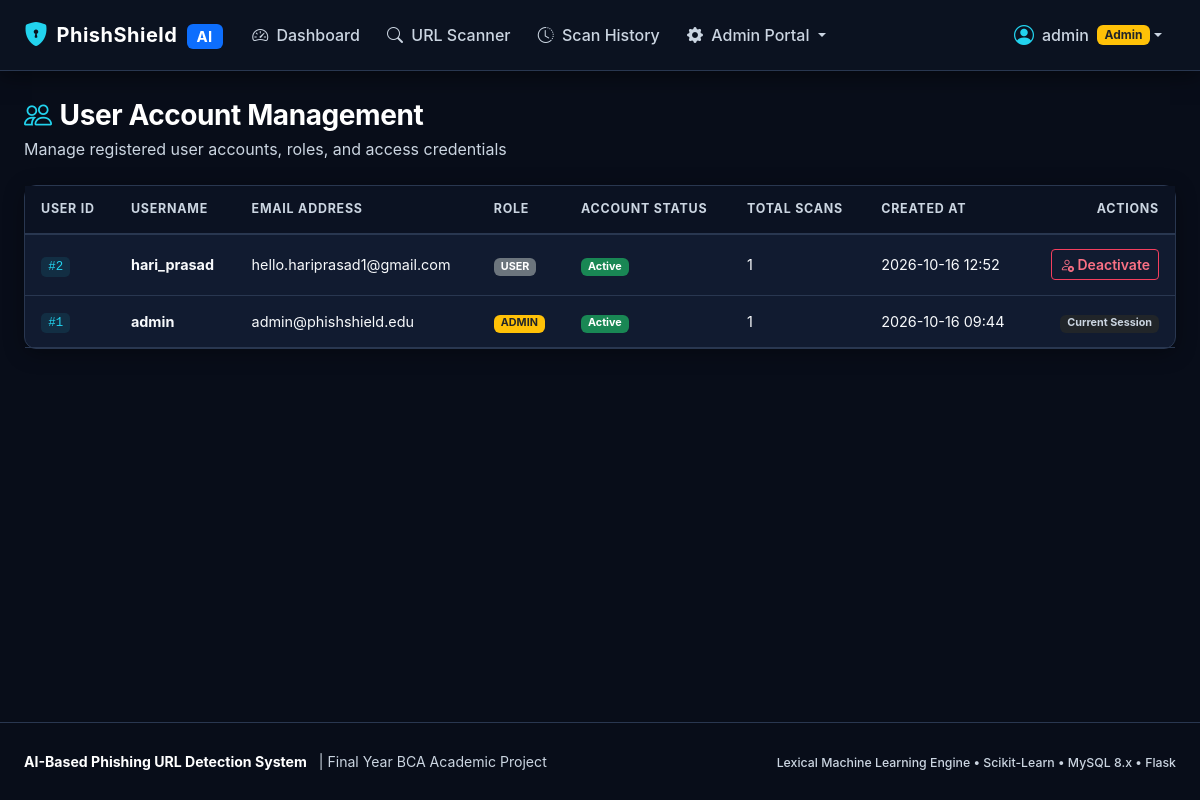
Page /admin/users (signed in) on the committed database.
### app/models.py (models this page shows, shortened)
class User(UserMixin, db.Model):
    __tablename__ = "users"
    id = db.Column(db.Integer, primary_key=True, autoincrement=True)
    username = db.Column(db.String(64), unique=True, nullable=False, index=True)
    email = db.Column(db.String(120), unique=True, nullable=False, index=True)
    password_hash = db.Column(db.String(256), nullable=False)
    role = db.Column(db.String(20), default="user", nullable=False, index=True)  # 'user' or 'admin'
    is_active_account = db.Column(db.Boolean, default=True, nullable=False)
    created_at = db.Column(db.DateTime(timezone=True), server_default=func.now(), nullable=False)
    updated_at = db.Column(db.DateTime(timezone=True), server_default=func.now(), onupdate=func.now(), nullable=False)
    scans = db.relationship("Scan", backref="user", cascade="all, delete-orphan", lazy="dynamic")
    audit_logs = db.relationship("AuditLog", backref="user", foreign_keys="AuditLog.user_id", lazy="dynamic")
    @property
    def is_admin(self) -> bool:
        return self.role == "admin"
    @property
    def is_active(self) -> bool:
        return self.is_active_account

### app/admin/routes.py (the view)
@admin_bp.route("/users")
def users_list():
    users = User.query.order_by(User.created_at.desc()).all()
    return render_template("admin/users.html", users=users)

### app/admin/routes.py (called while the page is built)
@admin_bp.before_request
@login_required
@admin_required
def admin_protect():
    pass

### app/models.py (called while the page is built)
@login_manager.user_loader
def load_user(user_id):
    return db.session.get(User, int(user_id))

### app/templates/admin/users.html (shortened to what this page needs)
{% extends "base.html" %}
{% block content %}
<div class="row align-items-center mb-4">
  <div class="col-md-8">
    <h3 class="fw-bold text-white mb-1">
      <i class="bi bi-people text-info me-2"></i>User Account Management
    </h3>
    <p class="text-secondary mb-0">Manage registered user accounts, roles, and access credentials</p>
  </div>
</div>
<div class="cyber-card">
  <div class="table-responsive">
    <table class="table table-cyber mb-0">
      <thead>
        <tr>
          <th>User ID</th>
          <th>Username</th>
          <th>Email Address</th>
          <th>Role</th>
          <th>Account Status</th>
          <th>Total Scans</th>
          <th>Created At</th>
          <th class="text-end">Actions</th>
        </tr>
      </thead>
      <tbody>
        {% for u in users %}
          <tr>
            <td><code>#{{ u.id }}</code></td>
            <td><strong>{{ u.username }}</strong></td>
            <td>{{ u.email }}</td>
            <td>
              <span class="badge {{ 'bg-warning text-dark' if u.is_admin else 'bg-secondary' }}">
                {{ u.role.upper() }}
              </span>
            </td>
            <td>
              <span class="badge {{ 'bg-success' if u.is_active_account else 'bg-danger' }}">
                {{ 'Active' if u.is_active_account else 'Suspended' }}
              </span>
            </td>
            <td>{{ u.scans.count() }}</td>
            <td>{{ u.created_at.strftime('%Y-%m-%d %H:%M') }}</td>
            <td class="text-end">
              {% if u.id != current_user.id %}
                <form method="POST" action="{{ url_for('admin.toggle_user_status', user_id=u.id) }}" class="d-inline">
                  {% if u.is_active_account %}
                    <button type="submit" class="btn btn-sm btn-outline-danger" title="Suspend User">
                      <i class="bi bi-person-x"></i> Deactivate
                    </button>
                  {% else %}
                    <button type="submit" class="btn btn-sm btn-outline-success" title="Activate User">
                      <i class="bi bi-person-check"></i> Activate
                    </button>
                  {% endif %}
                </form>
              {% else %}
                <span class="badge bg-dark text-secondary">Current Session</span>
              {% endif %}
            </td>
          </tr>
        {% endfor %}
      </tbody>
    </table>
  </div>
</div>
{% endblock %}

### app/templates/base.html (shortened to what this page needs)
<!DOCTYPE html>
<html lang="en" data-bs-theme="dark">
<head>
  <link rel="stylesheet" href="https://cdn.jsdelivr.net/npm/bootstrap@5.3.3/dist/css/bootstrap.min.css">
  <link rel="stylesheet" href="https://cdn.jsdelivr.net/npm/bootstrap-icons@1.11.3/font/bootstrap-icons.min.css">
  <link rel="stylesheet" href="{{ url_for('static', filename='css/styles.css') }}">
</head>
<body>
  <nav class="navbar navbar-expand-lg navbar-dark navbar-cyber sticky-top">
    <div class="container-fluid px-lg-4">
      <a class="navbar-brand d-flex align-items-center" href="{{ url_for('main.index') }}">
        <i class="bi bi-shield-lock-fill text-info me-2 fs-4"></i>
        <span>PhishShield <span class="badge bg-primary text-uppercase fs-8 ms-1">AI</span></span>
      </a>
      <div class="collapse navbar-collapse" id="navbarContent">
        <ul class="navbar-nav me-auto mb-2 mb-lg-0">
          {% if current_user.is_authenticated %}
            <li class="nav-item">
              <a class="nav-link {% if request.endpoint == 'main.dashboard' %}active{% endif %}" href="{{ url_for('main.dashboard') }}">
                <i class="bi bi-speedometer2 me-1"></i> Dashboard
              </a>
            </li>
            <li class="nav-item">
              <a class="nav-link {% if request.endpoint == 'main.scanner' %}active{% endif %}" href="{{ url_for('main.scanner') }}">
                <i class="bi bi-search me-1"></i> URL Scanner
              </a>
            </li>
            <li class="nav-item">
              <a class="nav-link {% if request.endpoint == 'main.history' %}active{% endif %}" href="{{ url_for('main.history') }}">
                <i class="bi bi-clock-history me-1"></i> Scan History
              </a>
            </li>
            {% if current_user.is_admin %}
              <li class="nav-item dropdown">
                <a class="nav-link dropdown-toggle text-warning" href="#" role="button" data-bs-toggle="dropdown">
                  <i class="bi bi-gear-fill me-1"></i> Admin Portal
                </a>
              </li>
            {% endif %}
          {% endif %}
        </ul>
        <ul class="navbar-nav ms-auto mb-2 mb-lg-0 align-items-center">
          {% if current_user.is_authenticated %}
            <li class="nav-item dropdown">
              <a class="nav-link dropdown-toggle d-flex align-items-center" href="#" role="button" data-bs-toggle="dropdown">
                <i class="bi bi-person-circle fs-5 me-2 text-info"></i>
                <span>{{ current_user.username }}</span>
                {% if current_user.is_admin %}
                  <span class="badge bg-warning text-dark ms-2">Admin</span>
                {% endif %}
              </a>
            </li>
          {% endif %}
        </ul>
      </div>
    </div>
  </nav>
  <main class="container-fluid px-lg-4 app-main flex-grow-1">
    {% block content %}{% endblock %}
  </main>
  <footer>
    <div class="container-fluid px-lg-4">
      <div class="row align-items-center">
        <div class="col-md-6 text-center text-md-start">
          <span class="fw-bold text-white">AI-Based Phishing URL Detection System</span>
          <span class="text-secondary ms-2">| Final Year BCA Academic Project</span>
        </div>
        <div class="col-md-6 text-center text-md-end mt-2 mt-md-0">
          <span class="text-secondary small fw-medium">Lexical Machine Learning Engine • Scikit-Learn • MySQL 8.x • Flask</span>
        </div>
      </div>
    </div>
  </footer>
</body>
</html>

### app/static/css/styles.css (style rules this page uses)
:root { --bg-primary: #080D19; --bg-secondary: #0F172A; --bg-card: #111B30; --bg-card-hover: #16233F; --bg-input: #0C1425; --border-color: #293750; --border-focus: #22D3EE; --text-primary: #F8FAFC; --text-secondary: #CBD5E1; --text-muted: #94A3B8; --accent-cyan: #22D3EE; --accent-blue: #2563EB; --accent-emerald: #10B981; --accent-emerald-bright: #34D399; --accent-amber: #F59E0B; --accent-amber-bright: #FBBF24; --accent-rose: #F43F5E; --accent-rose-bright: #FB7185; --bs-body-bg: var(--bg-primary); --bs-body-color: var(--text-primary); --bs-secondary-color: var(--text-secondary); --bs-tertiary-color: var(--text-muted); --bs-border-color: var(--border-color); --bs-heading-color: var(--text-primary); --bs-card-bg: var(--bg-card); --bs-card-border-color: var(--border-color); --bs-table-bg: var(--bg-card); --bs-table-color: var(--text-primary); --bs-table-border-color: var(--border-color); }
html, body { background-color: var(--bg-primary) !important; color: var(--text-primary) !important; font-family: -apple-system, BlinkMacSystemFont, "Segoe UI", Roboto, "Helvetica Neue", Arial, sans-serif; min-height: 100vh; margin: 0; padding: 0; }
body { display: flex; flex-direction: column; }
h1, h2, h3, h4, h5, h6, .h1, .h2, .h3, .h4, .h5, .h6 { color: var(--text-primary) !important; font-weight: 700; letter-spacing: -0.015em; }
p, span, div, li, td, th, label { color: inherit; }
.text-white { color: #FFFFFF !important; }
.text-secondary { color: var(--text-secondary) !important; }
.text-info { color: var(--accent-cyan) !important; }
.text-warning { color: var(--accent-amber-bright) !important; }
.app-main { padding-top: 1.75rem !important; padding-bottom: 3rem !important; }
.navbar-cyber { background-color: #0B1220 !important; border-bottom: 1px solid var(--border-color); box-shadow: 0 4px 20px rgba(0, 0, 0, 0.5); padding-top: 0.75rem; padding-bottom: 0.75rem; z-index: 1030; }
.navbar-cyber .navbar-brand { color: #FFFFFF !important; font-weight: 700; letter-spacing: 0.5px; }
.navbar-cyber .nav-link { color: var(--text-secondary) !important; font-weight: 500; padding: 0.5rem 0.85rem !important; border-radius: 6px; transition: all 0.2s ease; }
.cyber-card { background-color: var(--bg-card) !important; border: 1px solid var(--border-color) !important; border-radius: 12px; box-shadow: 0 4px 20px rgba(0, 0, 0, 0.35); transition: border-color 0.2s ease, box-shadow 0.2s ease; }
.table-cyber { color: var(--text-primary) !important; border-color: var(--border-color) !important; font-size: 0.9rem !important; line-height: 1.5; margin-bottom: 0; }
.table-cyber th { background-color: #0B1222 !important; border-bottom: 2px solid var(--border-color) !important; color: var(--text-secondary) !important; font-size: 0.78rem !important; font-weight: 700 !important; text-transform: uppercase; letter-spacing: 0.06em; padding: 0.9rem 1rem !important; white-space: nowrap; }
.table-cyber td { background-color: transparent !important; border-bottom: 1px solid var(--border-color) !important; color: var(--text-primary) !important; padding: 0.9rem 1rem !important; vertical-align: middle; }
code { background-color: rgba(34, 211, 238, 0.1) !important; color: var(--accent-cyan) !important; padding: 0.2rem 0.45rem; border-radius: 5px; font-size: 0.86em; font-family: "SFMono-Regular", Consolas, "Liberation Mono", Menlo, monospace; }
.btn-outline-danger { border-color: var(--accent-rose) !important; color: var(--accent-rose-bright) !important; font-weight: 600; }
footer { margin-top: auto; background-color: #080D19 !important; border-top: 1px solid var(--border-color); padding: 1.75rem 0; color: var(--text-secondary) !important; font-size: 0.88rem; }

### rows in the picture
User: username "admin", id "1", email "admin@phishshield.edu", role "ADMIN", is_active_account "Active", scans.count "1", created_at "2026-10-16 09:44", shows "Current Session"
User: id "2", username "hari_prasad", email "hello.hariprasad1@gmail.com", role "USER", is_active_account "Active", scans.count "1", created_at "2026-10-16 12:52", shows "Deactivate"
